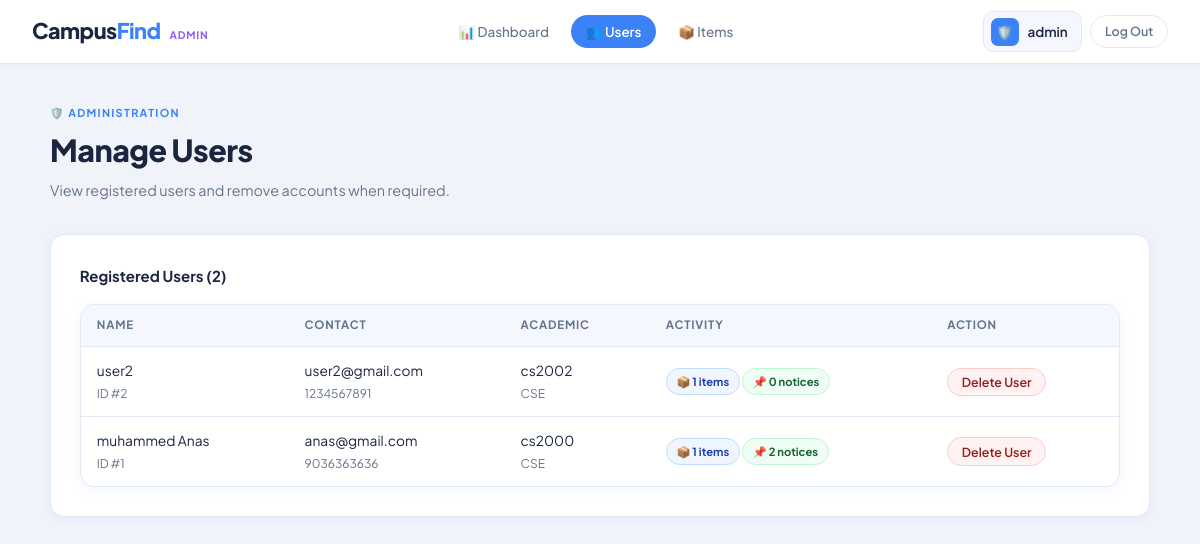
Page /admin/users.php (signed in) on the committed database.
### tables this page shows
CREATE TABLE `users` (
  `id` int(11) NOT NULL,
  `name` varchar(100) NOT NULL,
  `email` varchar(100) NOT NULL,
  `phone` varchar(20) NOT NULL,
  `roll_number` varchar(20) NOT NULL,
  `department` varchar(50) NOT NULL,
  `password` varchar(255) NOT NULL,
  `joined_at` datetime DEFAULT current_timestamp()
);

### admin/users.php (the view, shortened to what this page needs)
<?php
require_once __DIR__ . '/../config/db.php';
$users = $pdo->query('
    SELECT
        u.*,
        (SELECT COUNT(*) FROM items i WHERE i.reported_by = u.id) AS items_count,
        (SELECT COUNT(*) FROM lost_notices ln WHERE ln.user_id = u.id) AS notices_count
    FROM users u
    ORDER BY u.id DESC
')->fetchAll();
?>
<!DOCTYPE html>
<html lang="en">
<head>
  <link rel="stylesheet" href="/campusfind/assets/css/style.css"/>
</head>
<body>
<nav class="nav">
  <a href="/campusfind/admin/dashboard.php" class="nav-logo">Campus<span>Find</span> <span style="font-size:.65rem;font-weight:700;text-transform:uppercase;letter-spacing:.08em;color:var(--purple);margin-left:.35rem">Admin</span></a>
  <div class="nav-links">
    <a href="/campusfind/admin/dashboard.php" class="nav-link">📊 Dashboard</a>
    <a href="/campusfind/admin/users.php" class="nav-link active">👥 Users</a>
    <a href="/campusfind/admin/items.php" class="nav-link">📦 Items</a>
  </div>
  <div class="flex gap-sm" style="align-items:center">
    <div class="nav-user">
      <div class="nav-avatar">🛡️</div>
      <span style="font-weight:600;font-size:.84rem"><?= htmlspecialchars($_SESSION['admin_name'] ?? 'admin') ?></span>
    </div>
    <a href="/campusfind/admin/logout.php" class="btn btn-ghost btn-sm">Log Out</a>
  </div>
</nav>
<div class="container page-wrap">
  <div class="page-hdr">
    <div class="page-tag">🛡️ Administration</div>
    <h1>Manage Users</h1>
    <p>View registered users and remove accounts when required.</p>
  </div>
  <div class="card">
    <div style="font-weight:700;margin-bottom:1rem">Registered Users (<?= count($users) ?>)</div>
    <div class="table-wrap">
      <table class="table">
        <thead>
          <tr>
            <th>Name</th>
            <th>Contact</th>
            <th>Academic</th>
            <th>Activity</th>
            <th>Action</th>
          </tr>
        </thead>
        <tbody>
          <?php foreach ($users as $u): ?>
            <tr>
              <td>
                <?= htmlspecialchars($u['name']) ?><br/>
                <span style="font-size:.75rem;color:var(--muted)">ID #<?= (int)$u['id'] ?></span>
              </td>
              <td>
                <?= htmlspecialchars($u['email']) ?><br/>
                <span style="font-size:.75rem;color:var(--muted)"><?= htmlspecialchars($u['phone']) ?></span>
              </td>
              <td>
                <?= htmlspecialchars($u['roll_number']) ?><br/>
                <span style="font-size:.75rem;color:var(--muted)"><?= htmlspecialchars($u['department']) ?></span>
              </td>
              <td>
                <span class="badge badge-claimed">📦 <?= (int)$u['items_count'] ?> items</span>
                <span class="badge badge-found">📌 <?= (int)$u['notices_count'] ?> notices</span>
              </td>
              <td>
                <form method="POST" onsubmit="return confirm('Delete this user and all their data?');">
                  <button type="submit" class="btn btn-red btn-sm">Delete User</button>
                </form>
              </td>
            </tr>
          <?php endforeach; ?>
        </tbody>
      </table>
    </div>
  </div>
</div>
</body>
</html>

### assets/css/style.css (style rules this page uses)
:root { --bg: #F0F4FA; --surface: #FFFFFF; --surface2: #F4F7FD; --accent: #3B82F6; --accent2: #2563EB; --text: #1A2540; --muted: #64748B; --border: #E2E8F4; --green: #22C55E; --red: #EF4444; --yellow: #F59E0B; --purple: #8B5CF6; --shadow: 0 2px 12px rgba(59,130,246,0.08); --shadow-md:0 4px 24px rgba(59,130,246,0.12); --radius: 14px; }
*, *::before, *::after { box-sizing: border-box; margin: 0; padding: 0; }
body { font-family: 'Plus Jakarta Sans', sans-serif; background: var(--bg); color: var(--text); min-height: 100vh; font-size: 15px; line-height: 1.6; }
a { color: var(--accent); text-decoration: none; transition: color .2s; }
.nav { background: rgba(255,255,255,.96); backdrop-filter: blur(16px); border-bottom: 1px solid var(--border); box-shadow: 0 1px 8px rgba(59,130,246,.06); position: sticky; top: 0; z-index: 100; height: 64px; display: flex; align-items: center; justify-content: space-between; padding: 0 2rem; }
.nav-logo { font-weight: 800; font-size: 1.35rem; color: var(--text); letter-spacing: -.5px; }
.nav-logo span { color: var(--accent); }
.nav-links { display: flex; align-items: center; gap: .5rem; }
.nav-link { padding: .38rem .9rem; border-radius: 999px; font-size: .84rem; font-weight: 500; color: var(--muted); transition: all .2s; }
.nav-link.active { background: var(--accent); color: #fff; font-weight: 600; }
.nav-user { display: flex; align-items: center; gap: .55rem; background: var(--surface2); border: 1px solid var(--border); border-radius: 10px; padding: .32rem .85rem .32rem .4rem; font-size: .84rem; }
.nav-avatar { width: 28px; height: 28px; border-radius: 7px; background: var(--accent); color: #fff; font-weight: 700; font-size: .82rem; display: flex; align-items: center; justify-content: center; }
.container { max-width: 1100px; margin: 0 auto; padding: 0 1.5rem; }
.page-wrap { padding: 2.5rem 0; }
.page-hdr { margin-bottom: 2rem; }
.page-tag { font-size: .68rem; font-weight: 700; text-transform: uppercase; letter-spacing: .12em; color: var(--accent); margin-bottom: .3rem; }
.page-hdr h1 { font-size: 1.9rem; font-weight: 800; color: var(--text); letter-spacing: -.5px; margin-bottom: .25rem; }
.page-hdr p { color: var(--muted); font-size: .9rem; }
.card { background: var(--surface); border: 1.5px solid var(--border); border-radius: var(--radius); box-shadow: var(--shadow); padding: 1.8rem; }
.btn { display: inline-flex; align-items: center; justify-content: center; gap: .4rem; padding: .62rem 1.4rem; border-radius: 999px; font-family: 'Plus Jakarta Sans', sans-serif; font-size: .88rem; font-weight: 600; cursor: pointer; border: none; transition: all .2s; white-space: nowrap; }
.btn-red { background: #FEF2F2; color: #991B1B; border: 1.5px solid #FECACA; }
.btn-ghost { background: none; border: 1.5px solid var(--border); color: var(--muted); }
.btn-sm { padding: .32rem .85rem; font-size: .78rem; }
.badge { display: inline-flex; align-items: center; gap: .22rem; padding: .2rem .6rem; border-radius: 999px; font-size: .7rem; font-weight: 700; }
.badge-claimed { background: #EFF6FF; color: #1E40AF; border: 1px solid #BFDBFE; }
.badge-found { background: #F0FDF4; color: #166534; border: 1px solid #BBF7D0; }
.table-wrap { background: var(--surface); border: 1.5px solid var(--border); border-radius: var(--radius); overflow: hidden; box-shadow: var(--shadow); }
.table { width: 100%; border-collapse: collapse; }
.table thead { background: var(--surface2); }
.table th { padding: .72rem 1rem; font-size: .72rem; font-weight: 700; text-transform: uppercase; letter-spacing: .07em; color: var(--muted); text-align: left; border-bottom: 1.5px solid var(--border); }
.table td { padding: .78rem 1rem; font-size: .86rem; border-bottom: 1px solid var(--border); vertical-align: middle; }
.table tr:last-child td { border-bottom: none; }
.flex { display: flex; }
.gap-sm { gap: .5rem; }

### rows in the picture
users: name "user2", id "2", email "user2@gmail.com", phone "1234567891", roll_number "cs2002", department "CSE", items_count "1", notices_count "0"
users: name "muhammed Anas", id "1", email "anas@gmail.com", phone "9036363636", roll_number "cs2000", department "CSE", items_count "1", notices_count "2"

### other values in the picture
$_SESSION['admin_name'] "admin"
count($users) "2"
